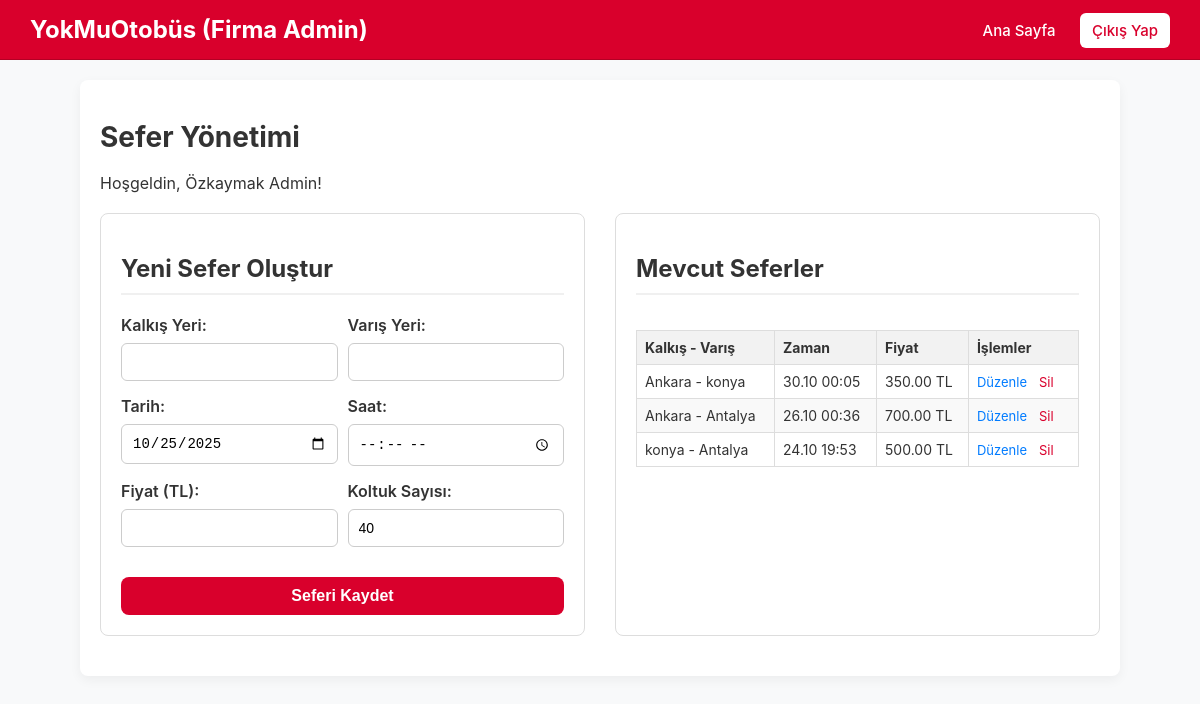
The app's page /company_panel.php (signed in) with its own data.
### tables this page shows
CREATE TABLE "Trips" (
    "id" TEXT PRIMARY KEY,
    "company_id" TEXT NOT NULL,
    "departure_location" TEXT NOT NULL,
    "arrival_location" TEXT NOT NULL,
    "departure_time" DATETIME NOT NULL,
    "price" REAL NOT NULL,
    "seat_count" INTEGER NOT NULL,
    FOREIGN KEY ("company_id") REFERENCES "Company" ("id")
);

### company_panel.php (the view, shortened to what this page needs)
<?php
include 'database.php';
$company_id = $_SESSION['company_id'];
try {
    $stmt = $db->prepare("SELECT * FROM \"Trips\" WHERE company_id = ? ORDER BY departure_time DESC");
    $stmt->execute([$company_id]);
    $trips = $stmt->fetchAll();
} catch (PDOException $e) {
    $error_message = "Seferler alınamadı: " . $e->getMessage();
    $trips = [];
}
?>
<!DOCTYPE html>
<html lang="tr">
<head>
    <title>Firma Admin Paneli</title> <link rel="stylesheet" href="styles.css">
</head>
<body>
    <header class="header">
        <div class="logo"><a href="index.php">YokMuOtobüs (Firma Admin)</a></div>
        <nav class="nav"> <a href="index.php">Ana Sayfa</a> <a href="logout.php" class="nav-button">Çıkış Yap</a> </nav>
    </header>
    <main class="panel-container">
        <h1>Sefer Yönetimi</h1>
        <p style="margin-bottom: 20px;">Hoşgeldin, <?php echo htmlspecialchars($_SESSION['full_name']); ?>!</p>
        <div class="panel-grid">
            <section class="form-section">
                <h2>Yeni Sefer Oluştur</h2>
                <form action="company_actions.php?action=create_trip" method="POST">
                    <div style="display: flex; gap: 10px;"><div style="flex: 1;"><label for="departure_location">Kalkış Yeri:</label><input type="text" id="departure_location" name="departure_location" required></div><div style="flex: 1;"><label for="arrival_location">Varış Yeri:</label><input type="text" id="arrival_location" name="arrival_location" required></div></div>
                    <div style="display: flex; gap: 10px;"><div style="flex: 1;"><label for="trip_date">Tarih:</label><input type="date" id="trip_date" name="trip_date" value="<?php echo date('Y-m-d'); ?>" required></div><div style="flex: 1;"><label for="trip_time">Saat:</label><input type="time" id="trip_time" name="trip_time" required></div></div>
                    <div style="display: flex; gap: 10px;"><div style="flex: 1;"><label for="price">Fiyat (TL):</label><input type="number" id="price" name="price" step="0.01" min="0" required></div><div style="flex: 1;"><label for="seat_count">Koltuk Sayısı:</label><input type="number" id="seat_count" name="seat_count" min="1" value="40" required></div></div>
                    <button type="submit" class="search-button" style="margin-top: 15px; height: auto; padding: 10px;">Seferi Kaydet</button>
                </form>
            </section>
            <section class="form-section">
                <h2>Mevcut Seferler</h2>
                <div style="max-height: 400px; overflow-y: auto;">
                    <table class="data-table">
                        <thead><tr style="border-bottom: 1px solid #ddd;"><th style="padding: 8px;">Kalkış - Varış</th><th style="padding: 8px;">Zaman</th><th style="padding: 8px;">Fiyat</th><th style="padding: 8px;">İşlemler</th></tr></thead>
                        <tbody>
                            <?php foreach ($trips as $trip): ?>
                                <tr style="border-bottom: 1px solid #f0f0f0;">
                                    <td style="padding: 8px;"><?php echo htmlspecialchars($trip['departure_location']); ?> - <?php echo htmlspecialchars($trip['arrival_location']); ?></td>
                                    <td style="padding: 8px; white-space: nowrap;"><?php echo date('d.m H:i', strtotime($trip['departure_time'])); ?></td>
                                    <td style="padding: 8px;"><?php echo number_format($trip['price'], 2); ?> TL</td>
                                    <td class="action-links" style="padding: 8px;"><a href="edit_trip.php?id=<?php echo $trip['id']; ?>">Düzenle</a> <a href="company_actions.php?action=delete_trip&id=<?php echo $trip['id']; ?>" class="delete-link" onclick="return confirm('Bu seferi silmek istediğinize emin misiniz?');">Sil</a></td>
                                </tr>
                            <?php endforeach; ?>
                        </tbody>
                    </table>
                </div>
            </section>
        </div>
    </main>
</body>
</html>

### styles.css (style rules this page uses)
body { margin: 0; font-family: -apple-system, BlinkMacSystemFont, "Segoe UI", Roboto, "Helvetica Neue", Arial, sans-serif; background-color: #f8f9fa; color: #333; }
a { text-decoration: none; color: #007bff; }
.header { background-color: #d9002c; padding: 15px 30px; border-bottom: 1px solid #b30024; display: flex; justify-content: space-between; align-items: center; }
.header .logo { font-size: 24px; font-weight: bold; color: #ffffff; }
.header .logo a { text-decoration: none; color: inherit; }
.header .nav a { margin-left: 20px; font-weight: 500; color: #ffffff; font-size: 15px; }
.header .nav a.nav-button { background-color: #ffffff; color: #d9002c; padding: 8px 12px; border-radius: 6px; }
.search-button { background-color: #d9002c; color: white; border: none; padding: 14px 30px; font-size: 16px; font-weight: bold; border-radius: 8px; cursor: pointer; transition: background-color 0.3s; height: 50px; }
.panel-container { padding: 40px 20px; max-width: 1000px; margin: 20px auto; background: #fff; border-radius: 8px; box-shadow: 0 4px 12px rgba(0,0,0,0.05); }
.panel-container h1 { font-size: 28px; color: #333; margin-top: 0; }
.panel-container h2 { border-bottom: 2px solid #f0f0f0; padding-bottom: 10px; margin-bottom: 20px; font-size: 24px; }
.panel-grid { display: grid; grid-template-columns: 1fr 1fr; gap: 30px; }
.form-section { border: 1px solid #ddd; padding: 20px; border-radius: 8px; }
.form-section label { text-align: left; font-weight: 600; margin-bottom: 8px; display: block; }
.form-section input, .form-section select { width: 100%; padding: 10px; border: 1px solid #ccc; border-radius: 6px; box-sizing: border-box; margin-bottom: 15px; font-size: 14px; }
.form-section button { width: 100%; padding: 12px; }
:root { --seat-available-bg: #fff; --seat-available-border: #ced4da; --seat-available-text: #495057; --seat-available-hover-bg: #e9ecef; --seat-selected-bg: #63d3a6; --seat-selected-border: #4dbb92; --seat-selected-text: #fff; --seat-male-bg: #bde0fe; --seat-male-border: #a2d2ff; --seat-male-text: #004a99; --seat-female-bg: #ffc0cb; --seat-female-border: #fba0af; --seat-female-text: #a30000; }
.data-table { width: 100%; border-collapse: collapse; margin-top: 15px; font-size: 14px; }
.data-table th, .data-table td { border: 1px solid #ddd; padding: 8px; text-align: left; vertical-align: middle; }
.data-table th { background-color: #f2f2f2; }
.data-table tr:nth-child(even) { background-color: #f9f9f9; }
.action-links a { margin-right: 8px; font-size: 13px; white-space: nowrap; }
.delete-link { color: #d9002c; }

### company_panel.php (style rules this page uses)
.data-table { width: 100%; border-collapse: collapse; margin-top: 15px; font-size: 14px; }
.data-table th, .data-table td { border: 1px solid #ddd; padding: 8px; text-align: left; vertical-align: middle; }
.data-table th { background-color: #f2f2f2; }
.data-table tr:nth-child(even) { background-color: #f9f9f9; }
.action-links a { margin-right: 8px; font-size: 13px; white-space: nowrap; }
.delete-link { color: #d9002c; }

### records on screen
trips: departure_location "Ankara", arrival_location "konya", departure_time "30.10 00:05", price "350.00"
trips: departure_location "Ankara", arrival_location "Antalya", departure_time "26.10 00:36", price "700.00"
trips: departure_location "konya", arrival_location "Antalya", departure_time "24.10 19:53", price "500.00"

### other values on screen
$_SESSION['full_name'] "Özkaymak Admin"
